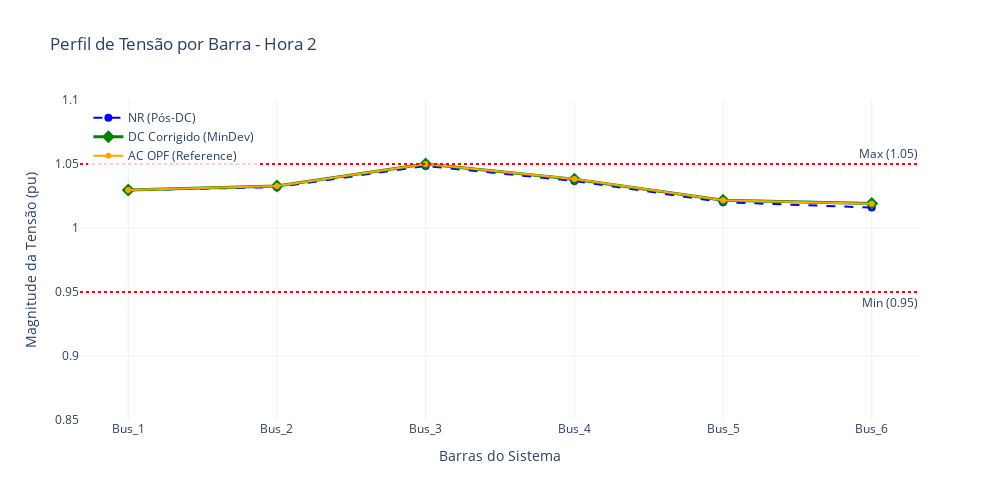

Here is the notebook cell this chart was saved with:
### Code cell
# Define a hora de interesse
h_plot = 2
# Garante que os dados estão em formato numpy para indexação fácil
# (Caso já não estejam)
v_nr   = np.array(tensions_nr)
v_corr = np.array(tensions_dc_corr)
v_ac   = np.array(tensions_ac)

# Nomes das barras para o eixo X
bus_names = [b.name for b in NET.buses]

fig = go.Figure()

# --- 1. NR (Estado Violado/Inicial) ---
fig.add_trace(go.Scatter(
    x=bus_names, 
    y=v_nr[h_plot], 
    mode='lines+markers', 
    name='NR (Pós-DC)',
    line=dict(color='blue', width=2, dash='dash'),
    marker=dict(size=8)
))

# --- 2. DC Corrigido (Sua Solução) ---
fig.add_trace(go.Scatter(
    x=bus_names, 
    y=v_corr[h_plot], 
    mode='lines+markers', 
    name='DC Corrigido (MinDev)',
    line=dict(color='green', width=3),
    marker=dict(size=10, symbol='diamond')
))

# --- 3. AC OPF (Referência) ---
fig.add_trace(go.Scatter(
    x=bus_names, 
    y=v_ac[h_plot], 
    mode='lines+markers', 
    name='AC OPF (Reference)',
    line=dict(color='orange', width=2),
    marker=dict(size=6)
))

# --- Linhas de Limite (0.95 e 1.05) ---
fig.add_hline(y=0.95, line_dash="dot", line_color="red", annotation_text="Min (0.95)", annotation_position="bottom right")
fig.add_hline(y=1.05, line_dash="dot", line_color="red", annotation_text="Max (1.05)", annotation_position="top right")

# --- Layout ---
fig.update_layout(
    title=f"Perfil de Tensão por Barra - Hora {h_plot}",
    xaxis_title="Barras do Sistema",
    yaxis_title="Magnitude da Tensão (pu)",
    width=1000,
    height=500,
    yaxis=dict(range=[0.85, 1.1]), # Fixa o zoom para ver bem as violações
    legend=dict(x=0.01, y=0.99, bgcolor='rgba(255, 255, 255, 0.8)'),
    template="plotly_white",
    hovermode="x unified" # Facilita comparar os 3 valores passando o mouse
)

fig.show()

### Figure 1 — Plotly figure (JSON) as saved in the notebook; plotly's stock layout.template omitted (floating-point values rounded to 4 significant figures)
{"data": [{"line": {"color": "blue", "dash": "dash", "width": 2}, "marker": {"size": 8}, "mode": "lines+markers", "name": "NR (Pós-DC)", "type": "scatter", "x": ["Bus_1", "Bus_2", "Bus_3", "Bus_4", "Bus_5", "Bus_6"], "y": [1.03, 1.032, 1.048, 1.037, 1.02, 1.016]}, {"line": {"color": "green", "width": 3}, "marker": {"size": 10, "symbol": "diamond"}, "mode": "lines+markers", "name": "DC Corrigido (MinDev)", "type": "scatter", "x": ["Bus_1", "Bus_2", "Bus_3", "Bus_4", "Bus_5", "Bus_6"], "y": [1.03, 1.033, 1.05, 1.038, 1.022, 1.019]}, {"line": {"color": "orange", "width": 2}, "marker": {"size": 6}, "mode": "lines+markers", "name": "AC OPF (Reference)", "type": "scatter", "x": ["Bus_1", "Bus_2", "Bus_3", "Bus_4", "Bus_5", "Bus_6"], "y": [1.03, 1.033, 1.05, 1.038, 1.022, 1.019]}], "layout": {"annotations": [{"showarrow": false, "text": "Min (0.95)", "x": 1, "xanchor": "right", "xref": "x domain", "y": 0.95, "yanchor": "top", "yref": "y"}, {"showarrow": false, "text": "Max (1.05)", "x": 1, "xanchor": "right", "xref": "x domain", "y": 1.05, "yanchor": "bottom", "yref": "y"}], "height": 500, "hovermode": "x unified", "legend": {"bgcolor": "rgba(255, 255, 255, 0.8)", "x": 0.01, "y": 0.99}, "shapes": [{"line": {"color": "red", "dash": "dot"}, "type": "line", "x0": 0, "x1": 1, "xref": "x domain", "y0": 0.95, "y1": 0.95, "yref": "y"}, {"line": {"color": "red", "dash": "dot"}, "type": "line", "x0": 0, "x1": 1, "xref": "x domain", "y0": 1.05, "y1": 1.05, "yref": "y"}], "title": {"text": "Perfil de Tensão por Barra - Hora 2"}, "width": 1000, "xaxis": {"title": {"text": "Barras do Sistema"}}, "yaxis": {"range": [0.85, 1.1], "title": {"text": "Magnitude da Tensão (pu)"}}}}
